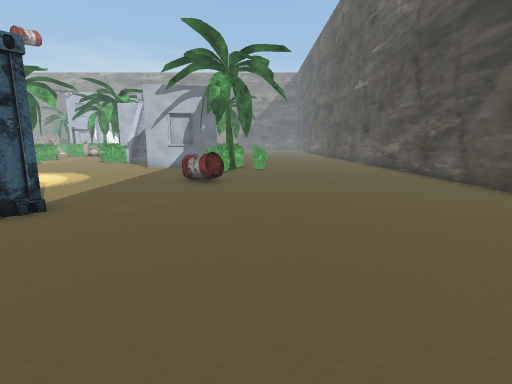
View 1 (above)

24 first-person views from a walk through a scene from a Unity 3-D project. The camera is 1.3 m above the floor, tilts 10° down and sees 85° across. The floor is counted in squares, 1 m on a side. Each view is taken from the middle of a square. On the plan, view 1 faces up. The plan holds only what a view shows up to about 13 squares ahead; the rest is blank. The place goes on beyond the plan. Some surface patterns are stand-ins.

View 2
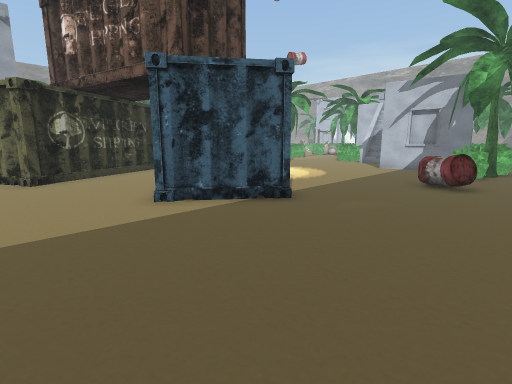

View 3
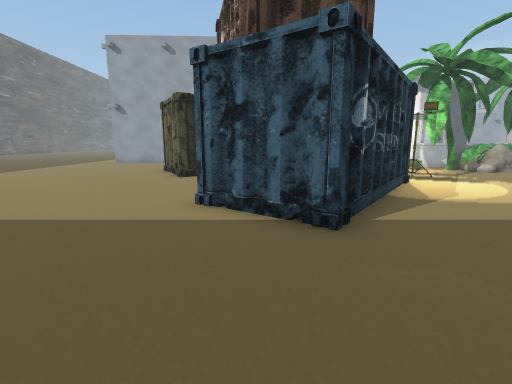

View 4
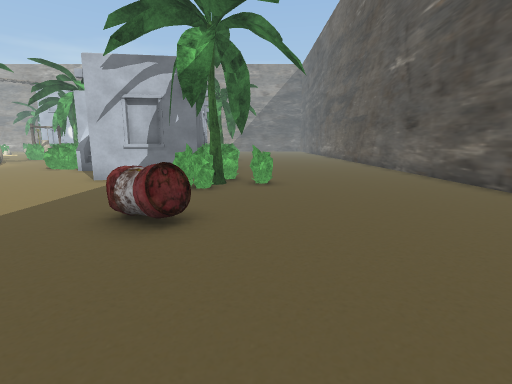

View 5
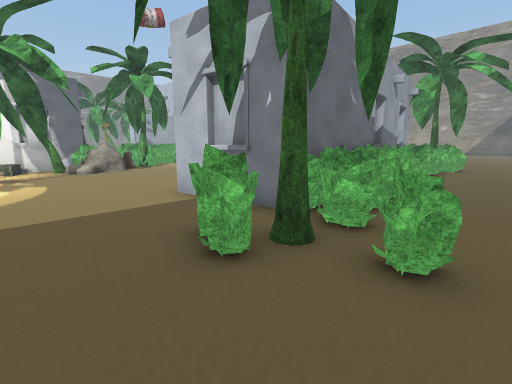

View 6
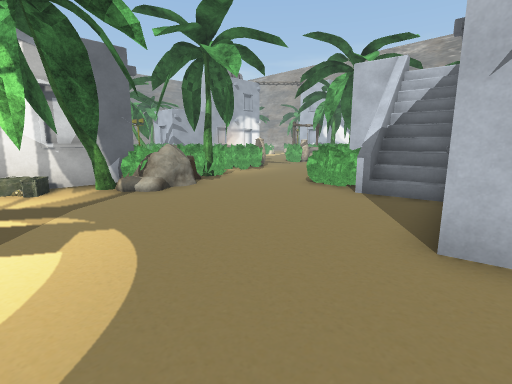

View 7
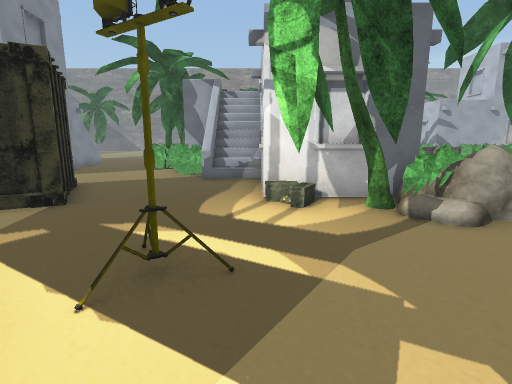

View 8
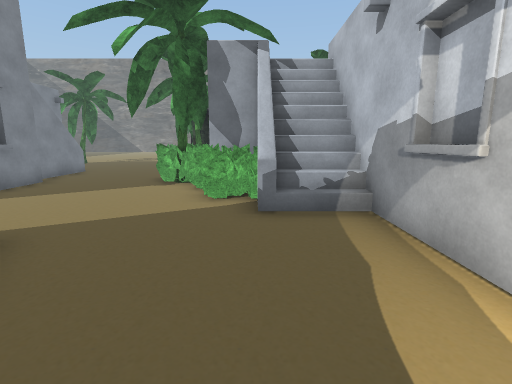

View 9
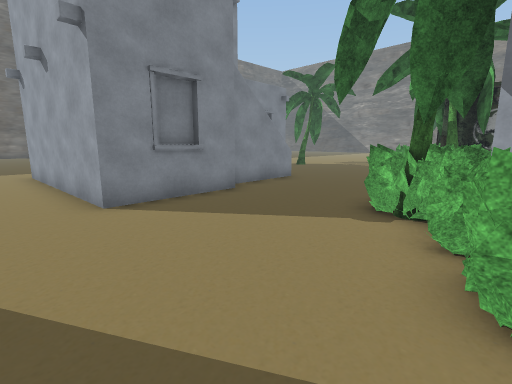

View 10
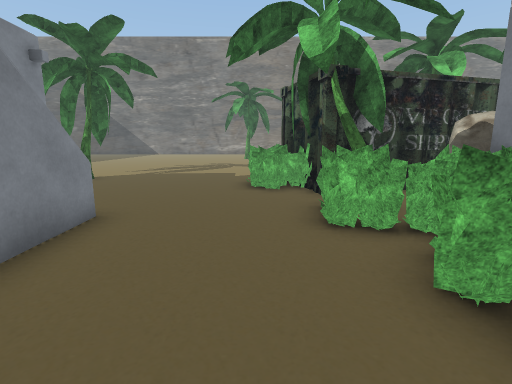

View 11
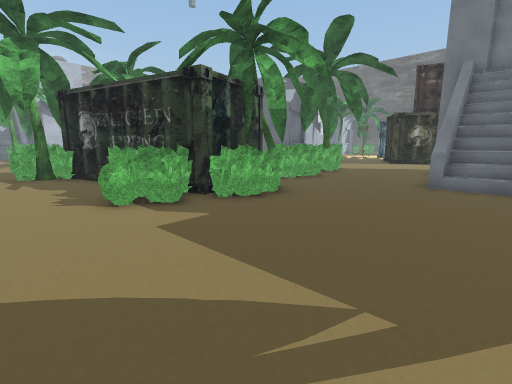

View 12
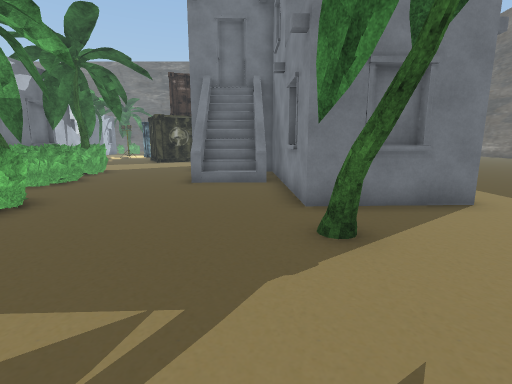

View 13
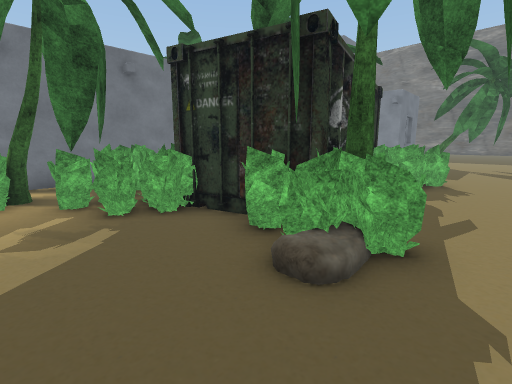

View 14
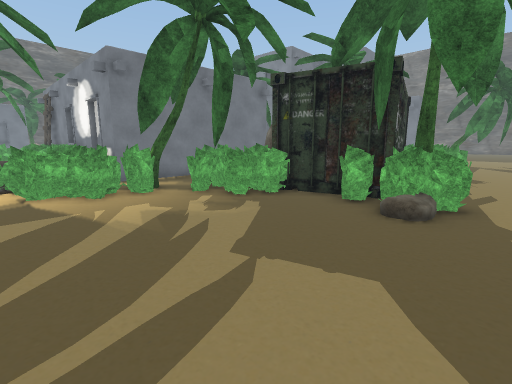

View 15
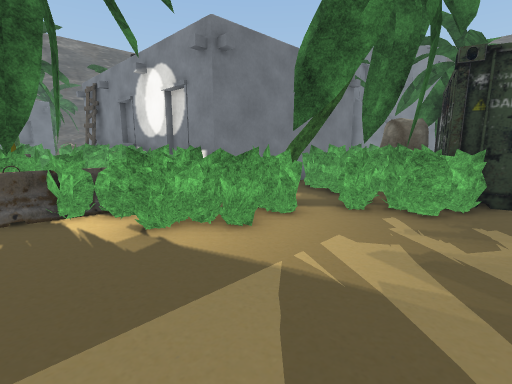

View 16
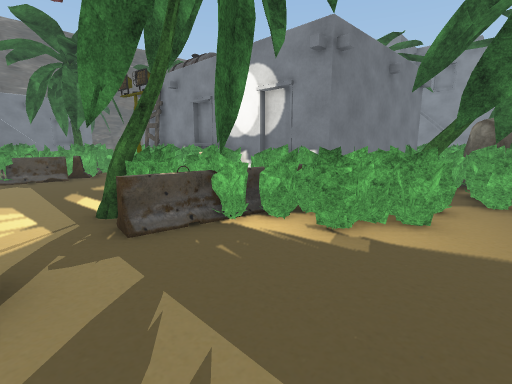

View 17
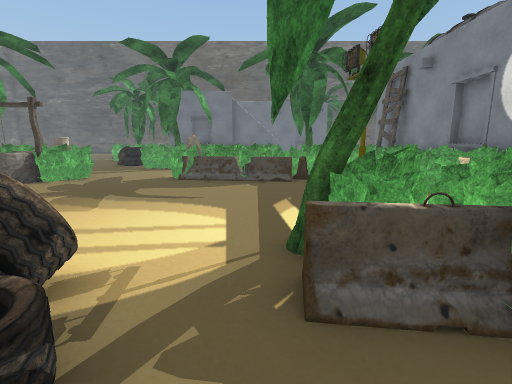

View 18
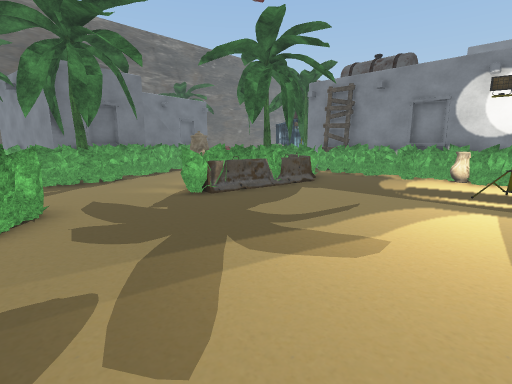

View 19
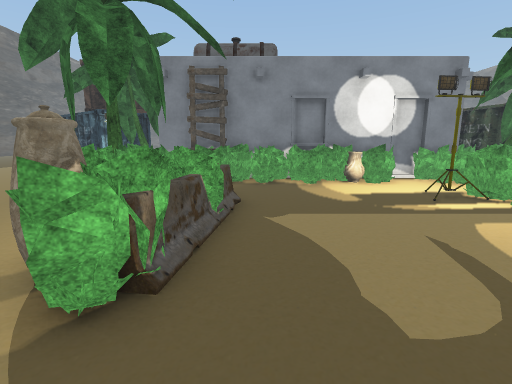

View 20
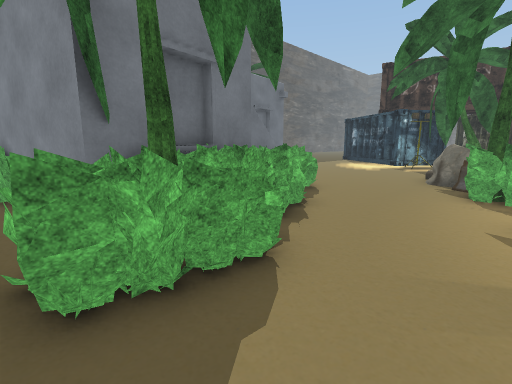

View 21
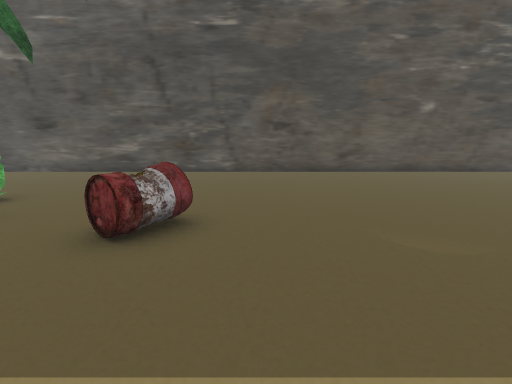

View 22
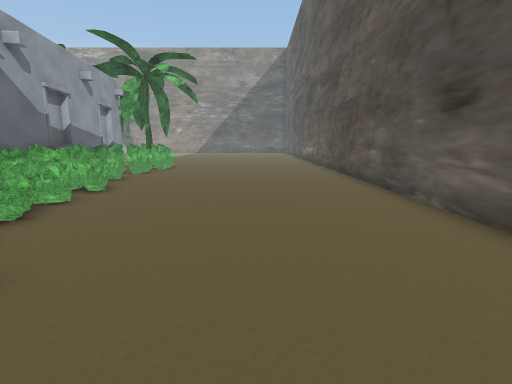

View 23
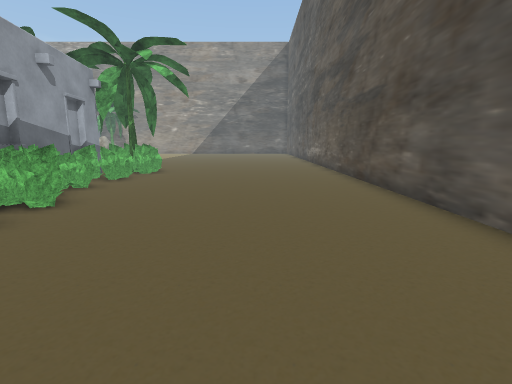

View 24
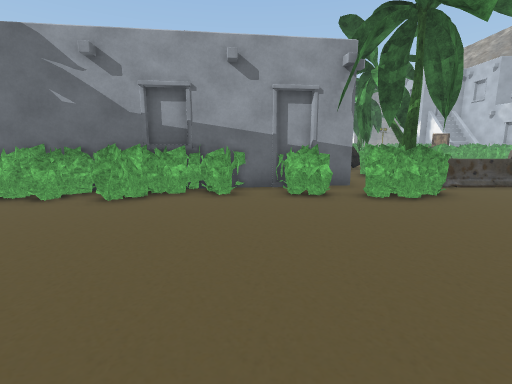

### Floor plan
Key: @ floor where view 1 was taken; # wall or solid block; . floor; / step, stairs or slope; = window, fence, low wall or low ledge; v drop or lower ground; B bush; T tree; A barrel; H house; R rock; N tank; I barrier; O other object.
Columns run from 35 left of view 1 to 7 right of it. Each row starts with its distance up from view 1.
 27             .....BBB..         OOB........#
 26             ......B....B    BOH#.BB.......#
 25             ..........BO  ##HH HHB........#
 24             ..........BB TT    HOB........#
 23             ......B#...B T      B.........#
 22           ==......BB...BOTH     BB........#
 21       ............BOO...     H  BB........#
 20       ............BOO....O   H  HBB.......#
 19     .....TBB......BOO....BOH H  OB........#
 18 .........BBBB.....BOBB.....H/   HBB.......#
 17 ........BBIB.......BOB.......H  HOB.......#
 16 .......BBOBB.BBBBBBOORR......H   OO.......#
 15 .......BO.OOHOOBOO OHRR......HHHHBB.......#
 14 ......BBT.H      NN HBB..........BTB......#
 13 .....BBB..H     NNNNHTTT.........BB.......#
 12 .BBB#BOBBvH         HO.T..................#
 11 .BBO  OO  H  HHHHvHH#.....................#
 10 ..T#  #R  H      /......#........AA.......#
  9 ...#  #R    TT BBH........#......A........#
  8 ...#  #. OH#T OOB........ ##..............#
  7 ...B# ##OOB OBB.........   ##.............#
  6 ..OO# B#OOBBOB.....####     ###...........#
  5 ..BBBOBT.BB........#  #...    #...........#
  4 ...BBBB............   ##...  ##...........#
  3 ...................    #.....#............#
  2 .............#HH#..    ##.................#
  1 .........HHH##  #..   ###.................#
  0 ........./   #  #..   #............@  ....#
 -1 .........HHH #  #..   .........        ...#
 -2  ..TT.########  #..   ........          ..#
 -3  TTT..#         #..   .......            .#
 -4    ...#         #.    .....               #

Positions as (right, up) in squares from view 1, and headings:
1: (0, 0), facing up
2: (0, 0), facing up-left
3: (0, 4), facing left
4: (0, 5), facing up
5: (1, 11), facing up-left
6: (-5, 11), facing up-left
7: (-8, 11), facing left
8: (-13, 9), facing left
9: (-17, 8), facing down-left
10: (-21, 4), facing left
11: (-35, -1), facing up-right
12: (-35, -1), facing right
13: (-35, 15), facing down-right
14: (-35, 18), facing down-right
15: (-31, 19), facing down-right
16: (-29, 21), facing down-right
17: (-27, 20), facing right
18: (-23, 27), facing down-right
19: (-18, 25), facing down
20: (-15, 26), facing down-right
21: (-6, 8), facing right
22: (3, 12), facing up
23: (3, 14), facing up
24: (5, 23), facing left
